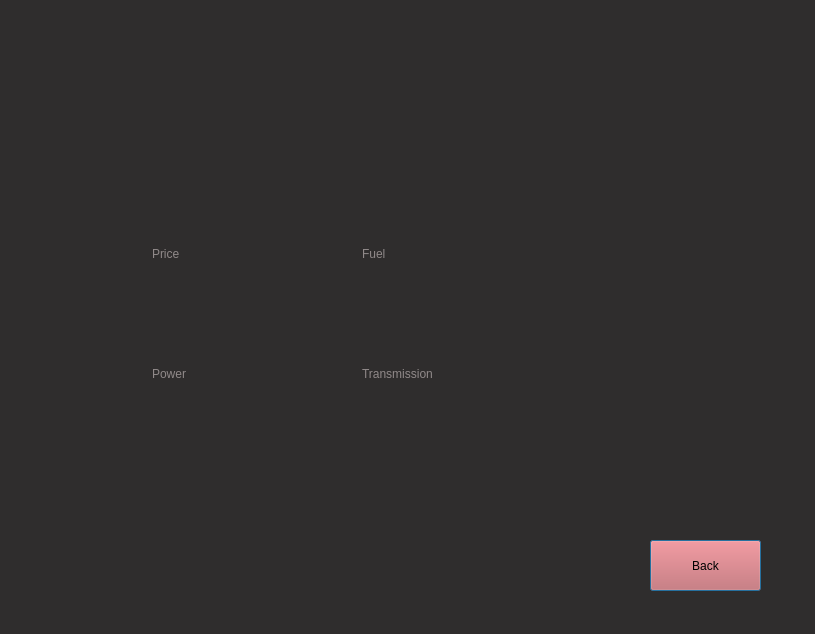
<?xml version="1.0" encoding="UTF-8"?>
<ui version="4.0">
 <class>newdialog</class>
 <widget class="QDialog" name="newdialog">
  <property name="geometry">
   <rect>
    <x>0</x>
    <y>0</y>
    <width>815</width>
    <height>634</height>
   </rect>
  </property>
  <property name="windowTitle">
   <string>Dialog</string>
  </property>
  <property name="styleSheet">
   <string notr="true">QDialog{
	background-color:#2f2d2d;
}</string>
  </property>
  <widget class="QLabel" name="label_2">
   <property name="geometry">
    <rect>
     <x>90</x>
     <y>240</y>
     <width>51</width>
     <height>51</height>
    </rect>
   </property>
   <property name="styleSheet">
    <string notr="true">QLabel{
border:0;
}</string>
   </property>
   <property name="frameShape">
    <enum>QFrame::Shape::Panel</enum>
   </property>
   <property name="textFormat">
    <enum>Qt::TextFormat::RichText</enum>
   </property>
   <property name="pixmap">
    <pixmap>../../Pictures/Screenshot 2025-02-04 124426.png</pixmap>
   </property>
   <property name="scaledContents">
    <bool>true</bool>
   </property>
  </widget>
  <widget class="QLabel" name="label_3">
   <property name="geometry">
    <rect>
     <x>90</x>
     <y>360</y>
     <width>51</width>
     <height>51</height>
    </rect>
   </property>
   <property name="styleSheet">
    <string notr="true">QLabel{
border:0;
}</string>
   </property>
   <property name="frameShape">
    <enum>QFrame::Shape::Panel</enum>
   </property>
   <property name="textFormat">
    <enum>Qt::TextFormat::RichText</enum>
   </property>
   <property name="pixmap">
    <pixmap>../../Pictures/Screenshot 2025-02-04 125139.png</pixmap>
   </property>
   <property name="scaledContents">
    <bool>true</bool>
   </property>
  </widget>
  <widget class="QLabel" name="label_4">
   <property name="geometry">
    <rect>
     <x>300</x>
     <y>360</y>
     <width>51</width>
     <height>51</height>
    </rect>
   </property>
   <property name="styleSheet">
    <string notr="true">QLabel{
border:0;
}</string>
   </property>
   <property name="frameShape">
    <enum>QFrame::Shape::Panel</enum>
   </property>
   <property name="textFormat">
    <enum>Qt::TextFormat::RichText</enum>
   </property>
   <property name="pixmap">
    <pixmap>../../Pictures/Screenshot 2025-02-04 125058.png</pixmap>
   </property>
   <property name="scaledContents">
    <bool>true</bool>
   </property>
  </widget>
  <widget class="QLabel" name="label_7">
   <property name="geometry">
    <rect>
     <x>300</x>
     <y>240</y>
     <width>51</width>
     <height>51</height>
    </rect>
   </property>
   <property name="styleSheet">
    <string notr="true">QLabel{
border:0;
}</string>
   </property>
   <property name="frameShape">
    <enum>QFrame::Shape::Panel</enum>
   </property>
   <property name="textFormat">
    <enum>Qt::TextFormat::RichText</enum>
   </property>
   <property name="pixmap">
    <pixmap>../../Pictures/Screenshot 2025-02-04 125208.png</pixmap>
   </property>
   <property name="scaledContents">
    <bool>true</bool>
   </property>
  </widget>
  <widget class="QLineEdit" name="lineEdit">
   <property name="geometry">
    <rect>
     <x>150</x>
     <y>240</y>
     <width>113</width>
     <height>28</height>
    </rect>
   </property>
   <property name="styleSheet">
    <string notr="true">QLineEdit{
	border:0;
	background-color:transparent;
	color:#908989;
}</string>
   </property>
   <property name="text">
    <string>Price</string>
   </property>
   <property name="readOnly">
    <bool>true</bool>
   </property>
  </widget>
  <widget class="QLineEdit" name="lineEdit_2">
   <property name="geometry">
    <rect>
     <x>150</x>
     <y>270</y>
     <width>113</width>
     <height>20</height>
    </rect>
   </property>
   <property name="styleSheet">
    <string notr="true">QLineEdit{
	border:0;
	background-color:transparent;
	color:white;
	font: 700 italic 9pt &quot;Segoe UI&quot;;
}
</string>
   </property>
   <property name="text">
    <string/>
   </property>
  </widget>
  <widget class="QLineEdit" name="lineEdit_3">
   <property name="geometry">
    <rect>
     <x>150</x>
     <y>360</y>
     <width>113</width>
     <height>28</height>
    </rect>
   </property>
   <property name="styleSheet">
    <string notr="true">QLineEdit{
	border:0;
	background-color:transparent;
	color:#908989;
}</string>
   </property>
   <property name="text">
    <string>Power</string>
   </property>
   <property name="readOnly">
    <bool>true</bool>
   </property>
  </widget>
  <widget class="QLineEdit" name="lineEdit_4">
   <property name="geometry">
    <rect>
     <x>150</x>
     <y>390</y>
     <width>113</width>
     <height>21</height>
    </rect>
   </property>
   <property name="styleSheet">
    <string notr="true">QLineEdit{
	border:0;
	background-color:transparent;
	color:white;
	font: 700 italic 9pt &quot;Segoe UI&quot;;
}
</string>
   </property>
   <property name="text">
    <string/>
   </property>
  </widget>
  <widget class="QLineEdit" name="lineEdit_5">
   <property name="geometry">
    <rect>
     <x>360</x>
     <y>360</y>
     <width>113</width>
     <height>28</height>
    </rect>
   </property>
   <property name="styleSheet">
    <string notr="true">QLineEdit{
	border:0;
	background-color:transparent;
	color:#908989;
}</string>
   </property>
   <property name="text">
    <string>Transmission</string>
   </property>
   <property name="readOnly">
    <bool>true</bool>
   </property>
  </widget>
  <widget class="QLineEdit" name="lineEdit_6">
   <property name="geometry">
    <rect>
     <x>360</x>
     <y>380</y>
     <width>113</width>
     <height>28</height>
    </rect>
   </property>
   <property name="styleSheet">
    <string notr="true">QLineEdit{
	border:0;
	background-color:transparent;
	color:white;
	font: 700 italic 9pt &quot;Segoe UI&quot;;
}
</string>
   </property>
   <property name="text">
    <string/>
   </property>
  </widget>
  <widget class="QLineEdit" name="lineEdit_7">
   <property name="geometry">
    <rect>
     <x>360</x>
     <y>240</y>
     <width>113</width>
     <height>28</height>
    </rect>
   </property>
   <property name="styleSheet">
    <string notr="true">QLineEdit{
	border:0;
	background-color:transparent;
	color:#908989;
}</string>
   </property>
   <property name="text">
    <string>Fuel</string>
   </property>
   <property name="readOnly">
    <bool>true</bool>
   </property>
  </widget>
  <widget class="QLineEdit" name="lineEdit_8">
   <property name="geometry">
    <rect>
     <x>360</x>
     <y>270</y>
     <width>113</width>
     <height>28</height>
    </rect>
   </property>
   <property name="styleSheet">
    <string notr="true">QLineEdit{
	border:0;
	background-color:transparent;
	color:white;
	font: 700 italic 9pt &quot;Segoe UI&quot;;
}
</string>
   </property>
   <property name="text">
    <string/>
   </property>
  </widget>
  <widget class="QLineEdit" name="lineEdit_13">
   <property name="geometry">
    <rect>
     <x>100</x>
     <y>420</y>
     <width>121</width>
     <height>31</height>
    </rect>
   </property>
   <property name="styleSheet">
    <string notr="true">QLineEdit{
	border:0;
	background-color:transparent;
	color:white;
	font: 700 italic 13pt &quot;Segoe UI&quot;;
}
</string>
   </property>
   <property name="text">
    <string/>
   </property>
  </widget>
  <widget class="QLineEdit" name="lineEdit_14">
   <property name="geometry">
    <rect>
     <x>420</x>
     <y>420</y>
     <width>113</width>
     <height>28</height>
    </rect>
   </property>
   <property name="styleSheet">
    <string notr="true">QLineEdit{
	border:0;
	background-color:transparent;
	color:white;
	font: 700 italic 13pt &quot;Segoe UI&quot;;
}
</string>
   </property>
   <property name="text">
    <string/>
   </property>
  </widget>
  <widget class="QLineEdit" name="lineEdit_15">
   <property name="geometry">
    <rect>
     <x>420</x>
     <y>520</y>
     <width>113</width>
     <height>28</height>
    </rect>
   </property>
   <property name="styleSheet">
    <string notr="true">QLineEdit{
	border:0;
	background-color:transparent;
	color:white;
	font: 700 italic 13pt &quot;Segoe UI&quot;;
}
</string>
   </property>
   <property name="text">
    <string/>
   </property>
  </widget>
  <widget class="QLineEdit" name="lineEdit_18">
   <property name="geometry">
    <rect>
     <x>90</x>
     <y>70</y>
     <width>241</width>
     <height>61</height>
    </rect>
   </property>
   <property name="styleSheet">
    <string notr="true">QLineEdit{
	border:0;
	background-color:transparent;
	color:white;
	font: 14pt &quot;Segoe UI&quot;;
}
</string>
   </property>
  </widget>
  <widget class="QLineEdit" name="lineEdit_19">
   <property name="geometry">
    <rect>
     <x>90</x>
     <y>160</y>
     <width>191</width>
     <height>28</height>
    </rect>
   </property>
   <property name="styleSheet">
    <string notr="true">QLineEdit{
	border:0;
	background-color:transparent;
	color:red;
	font: 11pt &quot;Segoe UI&quot;;
}
</string>
   </property>
  </widget>
  <widget class="QPushButton" name="pushButton_2">
   <property name="geometry">
    <rect>
     <x>650</x>
     <y>540</y>
     <width>111</width>
     <height>51</height>
    </rect>
   </property>
   <property name="styleSheet">
    <string notr="true">QPushButton{
	background-color:#CD5C5C;
}</string>
   </property>
   <property name="text">
    <string>Back</string>
   </property>
  </widget>
 </widget>
 <resources/>
 <connections/>
</ui>
